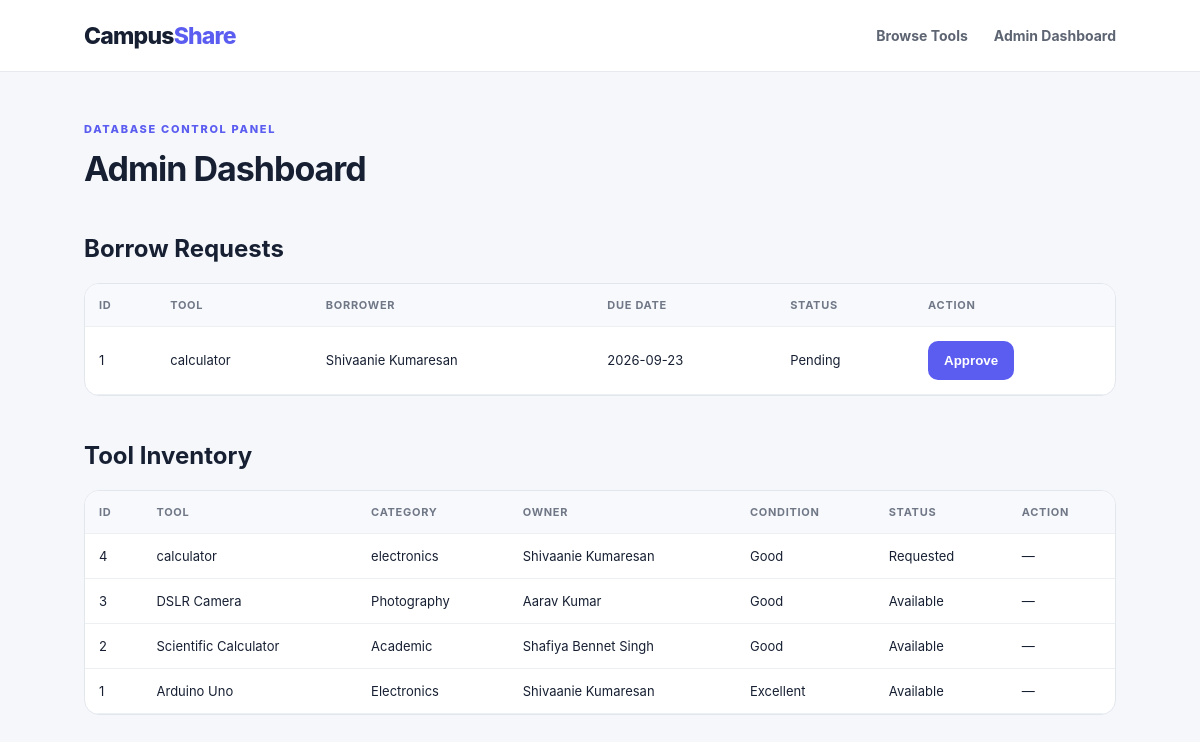
The page /admin on the database its author committed.
### tables this page shows
CREATE TABLE borrow_requests (
        request_id INTEGER PRIMARY KEY AUTOINCREMENT,
        tool_id INTEGER NOT NULL,
        borrower_id INTEGER NOT NULL,
        request_date TEXT DEFAULT CURRENT_TIMESTAMP,
        due_date TEXT NOT NULL,
        status TEXT NOT NULL DEFAULT 'Pending',
        FOREIGN KEY(tool_id) REFERENCES tools(tool_id),
        FOREIGN KEY(borrower_id) REFERENCES students(student_id)
    );

CREATE TABLE tools (
        tool_id INTEGER PRIMARY KEY AUTOINCREMENT,
        owner_id INTEGER NOT NULL,
        category_id INTEGER NOT NULL,
        name TEXT NOT NULL,
        description TEXT,
        condition TEXT NOT NULL DEFAULT 'Good',
        status TEXT NOT NULL DEFAULT 'Available',
        location TEXT,
        FOREIGN KEY(owner_id) REFERENCES students(student_id),
        FOREIGN KEY(category_id) REFERENCES categories(category_id)
    );

CREATE TABLE students (
        student_id INTEGER PRIMARY KEY AUTOINCREMENT,
        college_id TEXT UNIQUE NOT NULL,
        name TEXT NOT NULL,
        email TEXT UNIQUE NOT NULL,
        department TEXT NOT NULL,
        year INTEGER NOT NULL
    );

CREATE TABLE categories (
        category_id INTEGER PRIMARY KEY AUTOINCREMENT,
        name TEXT UNIQUE NOT NULL
    );

### app.py (the view)
@app.route('/admin')
def admin():
    conn=get_db()
    requests=conn.execute('''SELECT r.*, t.name tool_name, s.name borrower
                             FROM borrow_requests r JOIN tools t ON r.tool_id=t.tool_id
                             JOIN students s ON r.borrower_id=s.student_id ORDER BY r.request_id DESC''').fetchall()
    tools=conn.execute('''SELECT t.*,c.name category,s.name owner_name FROM tools t
                          JOIN categories c ON t.category_id=c.category_id JOIN students s ON t.owner_id=s.student_id
                          ORDER BY t.tool_id DESC''').fetchall()
    conn.close(); return render_template('admin.html', requests=requests, tools=tools)

### app.py (called while the page is built)
def get_db():
    conn = sqlite3.connect(DB)
    conn.row_factory = sqlite3.Row
    conn.execute('PRAGMA foreign_keys = ON')
    return conn

### templates/admin.html
<!doctype html><html><head><meta charset="utf-8"><meta name="viewport" content="width=device-width,initial-scale=1"><title>CampusShare Admin</title><link rel="stylesheet" href="{{ url_for('static', filename='style.css') }}"></head><body><nav><div class="brand">Campus<span>Share</span></div><div class="navlinks"><a href="/">Browse Tools</a><a href="/admin">Admin Dashboard</a></div></nav><main class="admin"><p class="eyebrow">DATABASE CONTROL PANEL</p><h1>Admin Dashboard</h1><h2>Borrow Requests</h2><div class="table-wrap"><table><tr><th>ID</th><th>Tool</th><th>Borrower</th><th>Due Date</th><th>Status</th><th>Action</th></tr>{% for r in requests %}<tr><td>{{r.request_id}}</td><td>{{r.tool_name}}</td><td>{{r.borrower}}</td><td>{{r.due_date}}</td><td>{{r.status}}</td><td>{% if r.status=='Pending' %}<form method="post" action="/approve/{{r.request_id}}"><button>Approve</button></form>{% else %}—{% endif %}</td></tr>{% else %}<tr><td colspan="6">No requests yet.</td></tr>{% endfor %}</table></div><h2>Tool Inventory</h2><div class="table-wrap"><table><tr><th>ID</th><th>Tool</th><th>Category</th><th>Owner</th><th>Condition</th><th>Status</th><th>Action</th></tr>{% for t in tools %}<tr><td>{{t.tool_id}}</td><td>{{t.name}}</td><td>{{t.category}}</td><td>{{t.owner_name}}</td><td>{{t.condition}}</td><td>{{t.status}}</td><td>{% if t.status=='Borrowed' %}<form method="post" action="/return/{{t.tool_id}}"><button>Mark Returned</button></form>{% else %}—{% endif %}</td></tr>{% endfor %}</table></div></main></body></html>

### static/style.css (style rules this page uses)
* { box-sizing:border-box }
body { margin:0;font-family:Inter,system-ui,-apple-system,sans-serif;background:#f5f7fb;color:#172033 }
nav { height:72px;background:#fff;border-bottom:1px solid #e6e9ef;display:flex;align-items:center;justify-content:space-between;padding:0 7vw;position:sticky;top:0;z-index:5 }
.brand { font-size:23px;font-weight:800;letter-spacing:-.8px }
.brand span { color:#5b5cf0 }
.navlinks { display:flex;gap:26px }
.navlinks a { color:#5d6472;text-decoration:none;font-size:14px;font-weight:650 }
.eyebrow { font-size:11px;letter-spacing:1.7px;font-weight:800;color:#5b5cf0;margin:0 0 12px }
main { padding:50px 7vw }
.section-head h2,.add h2,.admin h1 { font-size:34px;margin:0;letter-spacing:-1px }
.search button,button { border:0;background:#5b5cf0;color:#fff;border-radius:10px;padding:12px 16px;font-weight:750;cursor:pointer }
.admin h2 { margin-top:45px }
.table-wrap { overflow:auto;background:#fff;border:1px solid #e2e6ed;border-radius:15px }
table { width:100%;border-collapse:collapse;min-width:720px }
th,td { text-align:left;padding:14px;border-bottom:1px solid #edf0f3;font-size:13px }
th { background:#f8f9fc;font-size:11px;text-transform:uppercase;letter-spacing:.7px;color:#707887 }

### rows shown on the page
borrow_requests: request_id "1", tool_name "calculator", borrower "Shivaanie Kumaresan", due_date "2026-09-23", status "Pending"
tools: tool_id "4", name "calculator", category "electronics", owner_name "Shivaanie Kumaresan", condition "Good", status "Requested"
tools: tool_id "3", name "DSLR Camera", category "Photography", owner_name "Aarav Kumar", condition "Good", status "Available"
tools: tool_id "2", name "Scientific Calculator", category "Academic", owner_name "Shafiya Bennet Singh", condition "Good", status "Available"
tools: tool_id "1", name "Arduino Uno", category "Electronics", owner_name "Shivaanie Kumaresan", condition "Excellent", status "Available"
